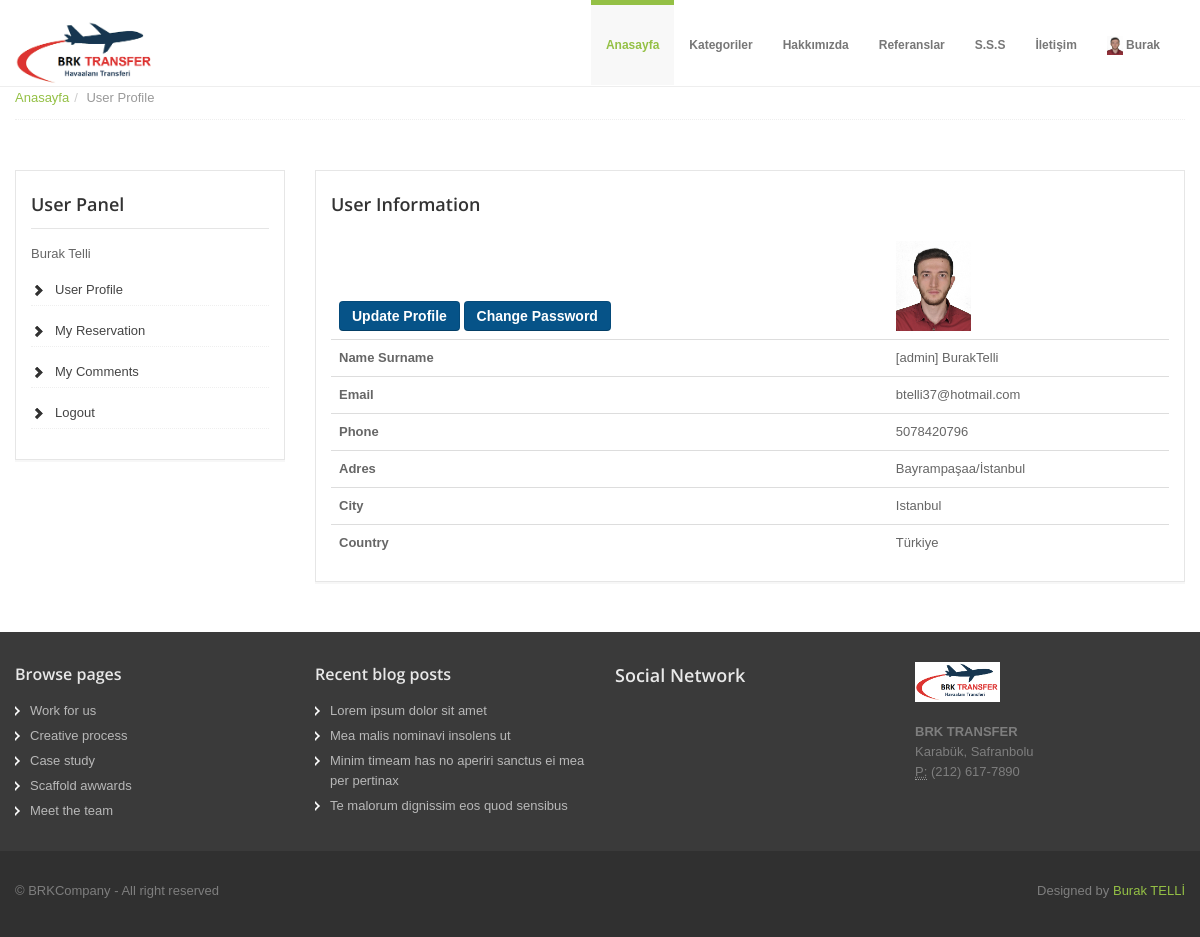
The page /user/ (signed in) on the database its author committed.
### home/models.py (models this page shows, shortened)
class UserProfile(models.Model):
    user = models.OneToOneField(User, on_delete=models.CASCADE)
    phone = models.CharField(blank=True, max_length=20)
    address = models.CharField(blank=True, max_length=150)
    city = models.CharField(blank=True, max_length=20)
    country = models.CharField(blank=True, max_length=20)
    image = models.ImageField(blank=True, upload_to='images/users/')
    def user_name(self):
        return '[' +self.user.username + '] ' +self.user.first_name+self.user.last_name
    def image_tag(self):
        return mark_safe('<img src="{}" height="50"/>'.format(self.image.url))
    image_tag.short_description = 'Image'

### user/views.py (the view)
# urls.py: path('', views.index, name='index'),
def index(request):
    setting = Setting.objects.get(pk=1)
    category = Category.objects.all()
    current_user = request.user
    profile = UserProfile.objects.get(user_id=current_user.id)
    name = profile.user_name
    context = {
        'category': category,
        'profile': profile,
        'name': name,
        'setting': setting,
    }
    return render(request, 'user_profile.html', context)

### user/templates/user_profile.html (shortened to what this page needs)
{% extends "homebase.html" %}
{% block body %}
<section id="breadcrumb">
    <div class="container">
        <div class="row">
            <div class="span12">
                <ul class="breadcrumb notop">
                    <li><a href="/">Anasayfa</a><span class="divider">/</span></li>
                    <li class="active">User Profile</li>
                </ul>
            </div>
        </div>
    </div>
</section>
<section id="maincontent">
    <div class="container">
        <div class="row">
            <div class="span3">
                <aside>
                    {% include "user_panel.html" %}
                </aside>
            </div>
            <div class="span9">
                <aside>
                    <h4>User Information</h4>
                    <table class="table">
                        <thead>
                        <tr>
                            <th class="text-left">
                                <a href="/user/update/" class="btn btn-primary">Update Profile</a>
                                <a href="/user/password" class="btn btn-primary">Change Password</a>
                            </th>
                            <td>
                                <img src="{{ profile.image.url }}" style="height: 90px">
                            </td>
                        </tr>
                        <tr>
                            <th>Name Surname</th>
                            <td>{{ name }}</td>
                        </tr>
                        <tr>
                            <th>Email</th>
                            <td>{{ profile.user.email }}</td>
                        </tr>
                        <tr>
                            <th>Phone</th>
                            <td>{{ profile.phone }}</td>
                        </tr>
                        <tr>
                            <th>Adres</th>
                            <td>{{ profile.address }}</td>
                        </tr>
                        <tr>
                            <th>City</th>
                            <td>{{ profile.city }}</td>
                        </tr>
                        <tr>
                            <th>Country</th>
                            <td>{{ profile.country }}</td>
                        </tr>
                        </thead>
                    </table>
                </aside>
            </div>
        </div>
    </div>
</section>
{% endblock %}

### home/templates/header.html (shortened to what this page needs)
{% load static %}
<header>
  <div class="navbar navbar-fixed-top">
    <div class="navbar-inner">
      <div class="container">
        <a class="brand logo" href="/"><img src="{% static 'assets/img/resim.png'%}" height="140" width="140" alt=""></a>
        <div class="navigation">
          <nav>
            <ul class="nav topnav">
              <li class="dropdown active">
                <a href="/">Anasayfa</a>
              </li>
              <li class="dropdown">
                <a href="#">Kategoriler</a>
                  {% load mptt_tags %}
              </li>
              <li class="dropdown">
                <a href="/hakkimizda">Hakkımızda</a>
              </li>
              <li class="dropdown">
                <a href="/referanslar">Referanslar</a>
              </li>
              <li class="dropdown">
                <a href="/sss">S.S.S</a>
              </li>
              <li class="dropdown">
                <a href="/iletisim">İletişim</a>
              </li>
              <li class="dropdown">
                {% if user.id is not None %}
                <a href="#"><img alt="image" src="{{ profile.image.url }}" style="height: 19px">
                  {{ user.first_name }}</a>
                {% else %}
                <a href="#">Login/Join</a>
                {% endif %}
              </li>
            </ul>
          </nav>
        </div>
      </div>
    </div>
  </div>
</header>

### user/templates/user_panel.html
<div class="widget">
    <h4>User Panel</h4>
    {{ user.first_name }}
    {{ user.last_name }}
    <ul class="cat">
        <li><a href="/user">User Profile</a></li>
        <li><a href="/user/reservations">My Reservation</a></li>
        <li><a href="/user/comments">My Comments</a></li>
        <li><a href="/logout">Logout</a></li>
    </ul>
</div>

### home/static/assets/css/docs.css (style rules this page uses)
section { padding-top: 30px; }
h2 + table, h3 + table, h4 + table, h2 + .row { margin-top: 5px; }

### home/static/assets/css/style.css (style rules this page uses)
.row { margin-bottom: 20px; }
header .navbar .brand.logo { padding: 0; margin-left: 0; margin-top: 20px; }
.navbar .nav { margin-top: 5px; }
.navbar .nav li.active { margin-top: -5px; }
.navbar .nav li.active a, .navbar .nav li.active a:hover { background: #f8f8f8; }
.navbar ul.topnav { float: right; }
.navbar .nav>li>a { float: none; font-size: 12px; padding: 30px 15px 30px; color: #777777; text-decoration: none; text-shadow: none; font-weight: bold; }
#maincontent { z-index: 1000; margin-top: 0px; }
aside { padding: 20px 15px 0 15px; margin: 0 0 30px 0; border: 1px solid #e6e6e6; -webkit-box-shadow: 0 2px 0 rgba(0, 0, 0, 0.03); -moz-box-shadow: 0 2px 0 rgba(0, 0, 0, 0.03); box-shadow: 0 2px 0 rgba(0, 0, 0, 0.03); -webkit-box-sizing: border-box; -moz-box-sizing: border-box; box-sizing: border-box; }
aside .widget { margin-bottom: 30px; }
aside .widget ul { list-style: none; margin-left: 0; }
aside .widget ul li { border-bottom: 1px dotted #efefef; margin: 15px 0 0 0; padding-bottom: 5px; }
aside .widget h4 { border-bottom: 1px solid #e5e5e5; padding-bottom: 10px; margin-bottom: 15px; }
aside .widget ul.cat { list-style: none; margin-left: 0; }
aside .widget ul.cat li { padding-left: 24px; background-image: url("../img/glyphicons-halflings.png"); background-repeat: no-repeat; background-position: -456px -69px; }
aside .widget ul.cat li a { color: #444; }
#breadcrumb .breadcrumb { margin: -30px 0 0 0; border-bottom: 1px dotted #eeeeee; padding-bottom: 10px; }
.breadcrumb>li { display: inline-block; *display: inline; line-height: 1.6em; *zoom: 1; }
.breadcrumb>li>.divider { padding: 0 5px; color: #ccc; }

### home/static/assets/color/default.css (style rules this page uses)
a { color: #94c045; }
.navbar .nav li.active { border-top:5px solid #94c045; }
.navbar .nav li.active a { color:#94c045; }

### rows shown on the page
UserProfile: image (picture), user.last_name "[admin] BurakTelli", user.email "btelli37@hotmail.com", phone "5078420796", address "Bayrampaşaa/İstanbul", city "Istanbul", country "Türkiye"

### other values the page prints
{{ user.first_name }} "Burak"
{{ user.last_name }} "Telli"
